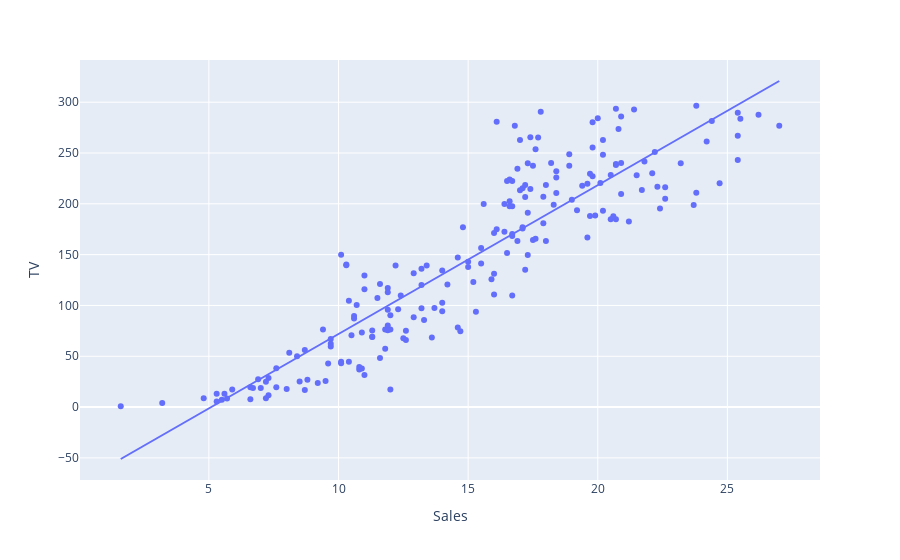

This figure's notebook cell:
### Markdown cell above
visualize relationship between tv advertisement and units sold

### Code cell
import plotly.express as px
import plotly.graph_objects as go

figure = px.scatter(df, x= "Sales", y= "TV", trendline= "ols")
figure.show()

### Figure 1 — Plotly figure (JSON) as saved in the notebook; plotly's stock layout.template omitted (floating-point values rounded to 4 significant figures; data arrays with more than 128 entries replaced by an {"elided": "..."} marker saying what was removed)
{"data": [{"hovertemplate": "Sales=%{x}<br>TV=%{y}<extra></extra>", "legendgroup": "", "marker": {"color": "#636efa", "symbol": "circle"}, "mode": "markers", "name": "", "orientation": "v", "showlegend": false, "type": "scatter", "x": {"elided": "200 float values"}, "xaxis": "x", "y": {"elided": "200 float values"}, "yaxis": "y"}, {"hovertemplate": "<b>OLS trendline</b><br>TV = 14.6431 * Sales + -74.5148<br>R<sup>2</sup>=0.812176<br><br>Sales=%{x}<br>TV=%{y} <b>(trend)</b><extra></extra>", "legendgroup": "", "marker": {"color": "#636efa", "symbol": "circle"}, "mode": "lines", "name": "", "showlegend": false, "type": "scatter", "x": {"elided": "200 float values"}, "xaxis": "x", "y": {"elided": "200 float values"}, "yaxis": "y"}], "layout": {"legend": {"tracegroupgap": 0}, "margin": {"t": 60}, "xaxis": {"anchor": "y", "domain": [0, 1], "title": {"text": "Sales"}}, "yaxis": {"anchor": "x", "domain": [0, 1], "title": {"text": "TV"}}}}
